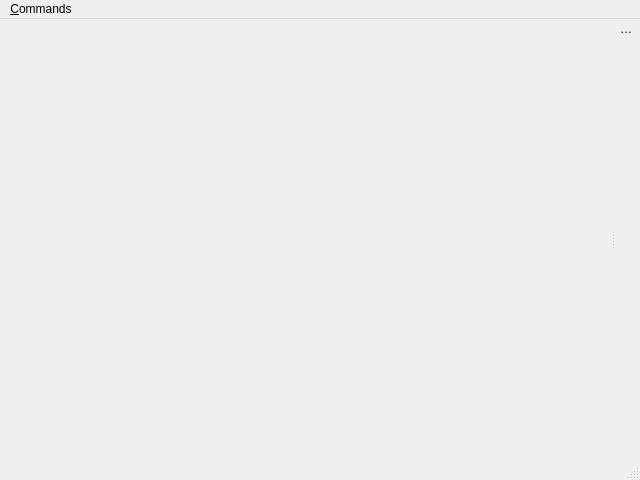
<?xml version="1.0" encoding="UTF-8"?>
<ui version="4.0">
 <class>MainWindow</class>
 <widget class="QMainWindow" name="MainWindow">
  <property name="geometry">
   <rect>
    <x>0</x>
    <y>0</y>
    <width>640</width>
    <height>480</height>
   </rect>
  </property>
  <property name="windowTitle">
   <string>stripe-filter</string>
  </property>
  <widget class="QWidget" name="centralwidget">
   <layout class="QVBoxLayout" name="verticalLayout">
    <property name="spacing">
     <number>0</number>
    </property>
    <property name="leftMargin">
     <number>0</number>
    </property>
    <property name="topMargin">
     <number>0</number>
    </property>
    <property name="rightMargin">
     <number>0</number>
    </property>
    <property name="bottomMargin">
     <number>0</number>
    </property>
    <item>
     <widget class="sfv2::ImageView" name="imageView">
      <property name="autoFillBackground">
       <bool>true</bool>
      </property>
      <property name="text">
       <string/>
      </property>
      <property name="alignment">
       <set>Qt::AlignLeading|Qt::AlignLeft|Qt::AlignTop</set>
      </property>
     </widget>
    </item>
   </layout>
  </widget>
  <widget class="QMenuBar" name="menubar">
   <property name="geometry">
    <rect>
     <x>0</x>
     <y>0</y>
     <width>640</width>
     <height>18</height>
    </rect>
   </property>
   <widget class="QMenu" name="menu_Commands">
    <property name="title">
     <string>&amp;Commands</string>
    </property>
    <addaction name="actionSelectRoi"/>
    <addaction name="separator"/>
    <addaction name="actionExit"/>
   </widget>
   <addaction name="menu_Commands"/>
  </widget>
  <widget class="QStatusBar" name="statusbar"/>
  <widget class="QDockWidget" name="settingsDockWidget">
   <property name="features">
    <set>QDockWidget::NoDockWidgetFeatures</set>
   </property>
   <property name="windowTitle">
    <string>Settings</string>
   </property>
   <attribute name="dockWidgetArea">
    <number>2</number>
   </attribute>
   <widget class="QWidget" name="widget">
    <layout class="QVBoxLayout" name="verticalLayout_2">
     <property name="spacing">
      <number>0</number>
     </property>
     <property name="leftMargin">
      <number>0</number>
     </property>
     <property name="topMargin">
      <number>0</number>
     </property>
     <property name="rightMargin">
      <number>0</number>
     </property>
     <property name="bottomMargin">
      <number>0</number>
     </property>
     <item>
      <widget class="sfv2::SettingsForm" name="settingsForm" native="true"/>
     </item>
     <item>
      <widget class="sfv2::OutputDataForm" name="outputDataForm" native="true"/>
     </item>
    </layout>
   </widget>
  </widget>
  <action name="actionSelectRoi">
   <property name="checkable">
    <bool>true</bool>
   </property>
   <property name="text">
    <string>Select &amp;ROI</string>
   </property>
   <property name="shortcut">
    <string>Ctrl+R</string>
   </property>
  </action>
  <action name="actionExit">
   <property name="text">
    <string>E&amp;xit</string>
   </property>
   <property name="shortcut">
    <string>Ctrl+X</string>
   </property>
  </action>
  <action name="actionShowSettings">
   <property name="text">
    <string>Show &amp;settings</string>
   </property>
   <property name="shortcut">
    <string>Ctrl+S</string>
   </property>
  </action>
 </widget>
 <customwidgets>
  <customwidget>
   <class>sfv2::ImageView</class>
   <extends>QLabel</extends>
   <header>ImageView.h</header>
  </customwidget>
  <customwidget>
   <class>sfv2::SettingsForm</class>
   <extends>QWidget</extends>
   <header>SettingsForm.h</header>
   <container>1</container>
  </customwidget>
  <customwidget>
   <class>sfv2::OutputDataForm</class>
   <extends>QWidget</extends>
   <header>OutputDataForm.h</header>
   <container>1</container>
  </customwidget>
 </customwidgets>
 <resources/>
 <connections/>
</ui>
